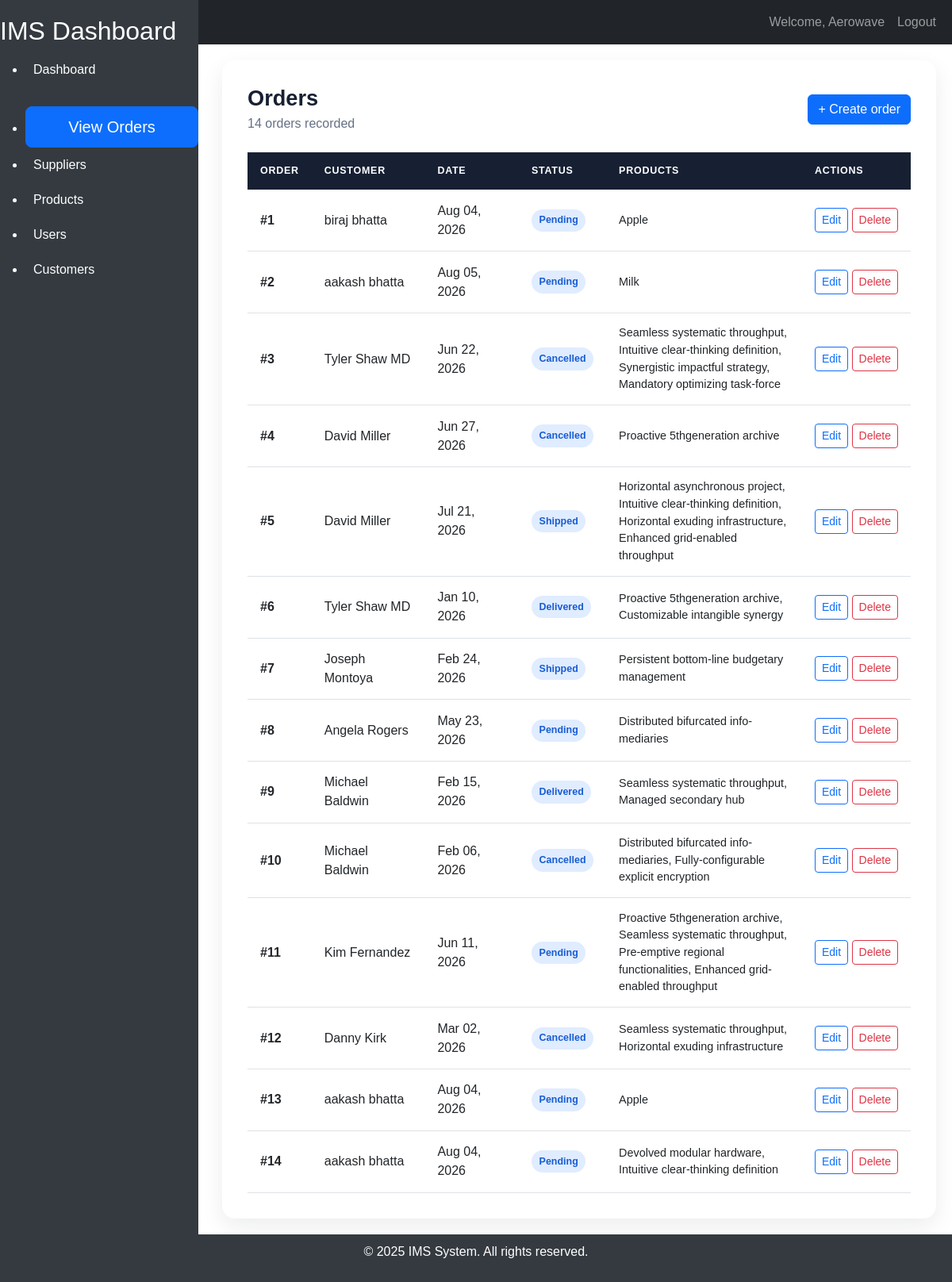
/orders/orders/ (signed in), run on the app's committed database.
### orders/models.py (models this page shows)
class Order(models.Model):
    class OrderStatus(models.TextChoices):
        PENDING = "Pending"
        PROCESSING = "Processing"
        SHIPPED = "shipped"
        DELIVERED = "delivered"
        CANCELLED = "cancelled"
    order_id = models.AutoField(primary_key=True)
    customer = models.ForeignKey(Customer, on_delete=models.CASCADE)
    order_date = models.DateField(default=None, blank=True)
    status = models.CharField(max_length=100, choices=OrderStatus.choices, default=OrderStatus.PENDING)
    order_details = models.ManyToManyField(Product)

### customer/models.py (models this page shows, shortened)
class Customer(models.Model):
    id = models.AutoField(primary_key=True)
    name = models.CharField(max_length=100)
    email = models.EmailField(unique=True)
    phone = models.CharField(max_length=15, blank=True,null=True)
    password =models.CharField(max_length=100)
    created_at = models.DateTimeField(auto_now_add=True)
    updated_at = models.DateTimeField(auto_now=True)
    address = models.TextField(blank=True,null=True)
    class Meta:
        db_table = 'customers'
        verbose_name = 'customer'
        verbose_name_plural= 'customers'

### product/models.py (models this page shows, shortened)
class Product(models.Model):
    id = models.AutoField(primary_key=True)
    name = models.CharField(max_length = 100)
    description = models.TextField(blank=True, null=True)
    created_at = models.DateTimeField(auto_now_add=True)
    expiry_date = models.DateTimeField(auto_now_add=True)
    price = models.DecimalField(max_digits=10, decimal_places=2)
    quantity = models.PositiveIntegerField(default=0)
    category = models.CharField(max_length=100)
    class Meta:
        db_table = "products"
        verbose_name = 'Product'
        verbose_name_plural = 'Products'

### orders/views.py (the view)
# urls.py: path('orders/', OrderListView.as_view(), name='order_list'),
class OrderListView(SessionLoginRequiredMixin, ListView):
    model = Order
    template_name = "orders/order_list.html"
    context_object_name = "orders"

### home/mixins.py (called while the page is built)
    def dispatch(self, request, *args, **kwargs):
        if not request.session.get("user_id"):
            return redirect_to_login(request.get_full_path(), "login")
        return super().dispatch(request, *args, **kwargs)

### orders/template/orders/order_list.html (shortened to what this page needs)
{% extends "home/base.html" %}
{% block content %}
<section class="orders-panel">
    <div class="orders-header">
        <div>
            <h1>Orders</h1>
            <p>{{ orders|length }} order{{ orders|length|pluralize }} recorded</p>
        </div>
        <a class="btn btn-primary" href="{% url 'order-create' %}">+ Create order</a>
    </div>
    <div class="table-responsive">
        <table class="table orders-table align-middle mb-0">
            <thead>
                <tr>
                    <th>Order</th>
                    <th>Customer</th>
                    <th>Date</th>
                    <th>Status</th>
                    <th>Products</th>
                    <th>Actions</th>
                </tr>
            </thead>
            <tbody>
                {% for order in orders %}
                    <tr>
                        <td class="fw-semibold">#{{ order.order_id }}</td>
                        <td>{{ order.customer.name }}</td>
                        <td>{{ order.order_date|date:"M d, Y" }}</td>
                        <td><span class="status">{{ order.get_status_display }}</span></td>
                        <td class="products">
                            {% for product in order.order_details.all %}
                                {{ product.name }}{% if not forloop.last %}, {% endif %}
                            {% empty %}
                                <span class="text-muted">No products</span>
                            {% endfor %}
                        </td>
                        <td class="text-nowrap">
                            <a class="btn btn-sm btn-outline-primary" href="{% url 'order-update' order.order_id %}">Edit</a>
                            <a class="btn btn-sm btn-outline-danger" href="{% url 'order-delete' order.order_id %}">Delete</a>
                        </td>
                    </tr>
                {% empty %}
                    <tr><td class="empty" colspan="6">No orders yet. Create your first order to get started.</td></tr>
                {% endfor %}
            </tbody>
        </table>
    </div>
</section>
{% endblock %}

### home/templates/home/base.html (shortened to what this page needs)
{% load static %}
<!DOCTYPE html>
<html lang="en">
<head>
    <link href="https://cdn.jsdelivr.net/npm/bootstrap@5.3.0-alpha1/dist/css/bootstrap.min.css" rel="stylesheet">
    <link rel="stylesheet" href="{% static 'customer/css/customer.css' %}">
</head>
<body>
    <nav class="navbar navbar-expand-lg navbar-dark bg-dark">
        <div class="container-fluid">
            <a class="navbar-brand" href="#">IMS</a>
            <div class="collapse navbar-collapse" id="navbarNav">
                <ul class="navbar-nav ms-auto">
                    {% if user.is_authenticated %}
                    <li class="nav-item">
                        <a class="nav-link" href="#">Welcome, {{ user.username }}</a>
                    </li>
                    <li class="nav-item">
                        <a class="nav-link" href="{% url 'logout' %}">Logout</a>
                    </li>
                    {% endif %}
                </ul>
            </div>
        </div>
    </nav>
    <div class="sidebar">
        <h2>IMS Dashboard</h2>
        <ul>
            <li>
                <a href="{% url 'dashboard' %}"
                    class="{% if request.path == '/dashboard/' %}active{% endif %}">Dashboard</a>
            </li>
            <li class="text-center mt-4">
                <a href="{% url 'order_list' %}" class="btn btn-primary btn-lg">View Orders</a>
            </li>
            <li>
                <a href="{% url 'supplier-list' %}"
                    class="{% if request.path == '/suppliers/suppliers/' %}active{% endif %}">Suppliers</a>
            </li>
            <li>
                <a href="{% url 'product-list' %}"
                    class="{% if request.path == '/products/products/' %}active{% endif %}">Products</a>
            </li>
            <li>
                <a href="{% url 'user_list' %}"
                    class="{% if request.path == '/user/users/' %}active{% endif %}">Users</a>
            </li>
            <li>
                <a href="{% url 'customer-list' %}"
                    class="{% if request.path == '/customer/customers/' %}active{% endif %}">Customers</a>
            </li>
        </ul>
    </div>
    <div class="content">
        {% block content %}
        {% endblock %}
    </div>
    <footer class="footer">
        <div class="container">
            <p>&copy; 2025 IMS System. All rights reserved.</p>
        </div>
    </footer>
</body>
</html>

### home/templates/home/base.html (style rules this page uses)
body { font-family: Arial, sans-serif; display: flex; flex-direction: column; min-height: 100vh; }
.sidebar { position: fixed; top: 0; left: 0; height: 100%; width: 250px; background-color: #343a40; color: #fff; padding-top: 20px; }
.sidebar a { color: #fff; text-decoration: none; padding: 10px; display: block; }
.content { margin-left: 260px; padding: 20px; flex: 1; }
.footer { background-color: #343a40; color: white; text-align: center; padding: 10px 0; position: relative; width: 100%; }

### orders/template/orders/order_list.html (style rules this page uses)
.orders-panel { background: #fff; border-radius: 1rem; box-shadow: 0 10px 28px rgba(15, 23, 42, .08); padding: clamp(1.25rem, 3vw, 2rem); }
.orders-header { display: flex; justify-content: space-between; align-items: center; gap: 1rem; flex-wrap: wrap; margin-bottom: 1.5rem; }
.orders-header h1 { margin: 0; font-size: 1.7rem; font-weight: 700; color: #172033; }
.orders-header p { margin: .2rem 0 0; color: #667085; }
.orders-table th { background: #172033; color: #fff; border: 0; font-size: .78rem; letter-spacing: .06em; text-transform: uppercase; white-space: nowrap; }
.orders-table td, .orders-table th { padding: .9rem 1rem; vertical-align: middle; }
.status { display: inline-block; padding: .3rem .6rem; border-radius: 999px; background: #e0ecff; color: #175cd3; font-size: .78rem; font-weight: 700; }
.products { max-width: 17rem; color: #475467; font-size: .9rem; }

### data on the page
Order: order_id "1", customer.name "biraj bhatta", order_date "Aug 04, 2026", status "Pending"
Product: name "Apple"
Order: order_id "2", customer.name "aakash bhatta", order_date "Aug 05, 2026", status "Pending"
Product: name "Milk"
Order: order_id "3", customer.name "Tyler Shaw MD", order_date "Jun 22, 2026", status "Cancelled"
Product: name "Seamless systematic throughput"
Product: name "Intuitive clear-thinking definition"
Product: name "Synergistic impactful strategy"
Product: name "Mandatory optimizing task-force"
Order: order_id "4", customer.name "David Miller", order_date "Jun 27, 2026", status "Cancelled"
Product: name "Proactive 5thgeneration archive"
Order: order_id "5", customer.name "David Miller", order_date "Jul 21, 2026", status "Shipped"
Product: name "Horizontal asynchronous project"
Product: name "Horizontal exuding infrastructure"
Product: name "Enhanced grid-enabled throughput"
Order: order_id "6", customer.name "Tyler Shaw MD", order_date "Jan 10, 2026", status "Delivered"
Product: name "Customizable intangible synergy"
Order: order_id "7", customer.name "Joseph Montoya", order_date "Feb 24, 2026", status "Shipped"
Product: name "Persistent bottom-line budgetary management"
Order: order_id "8", customer.name "Angela Rogers", order_date "May 23, 2026", status "Pending"
Product: name "Distributed bifurcated info-mediaries"
Order: order_id "9", customer.name "Michael Baldwin", order_date "Feb 15, 2026", status "Delivered"
Product: name "Managed secondary hub"
Order: order_id "10", customer.name "Michael Baldwin", order_date "Feb 06, 2026", status "Cancelled"
Product: name "Fully-configurable explicit encryption"
Order: order_id "11", customer.name "Kim Fernandez", order_date "Jun 11, 2026", status "Pending"
Product: name "Pre-emptive regional functionalities"
Order: order_id "12", customer.name "Danny Kirk", order_date "Mar 02, 2026", status "Cancelled"
Order: order_id "13", customer.name "aakash bhatta", order_date "Aug 04, 2026", status "Pending"
Order: order_id "14", customer.name "aakash bhatta", order_date "Aug 04, 2026", status "Pending"
Product: name "Devolved modular hardware"

### other printed values
{{ user.username }} "Aerowave"
{{ orders|length }} "14"
